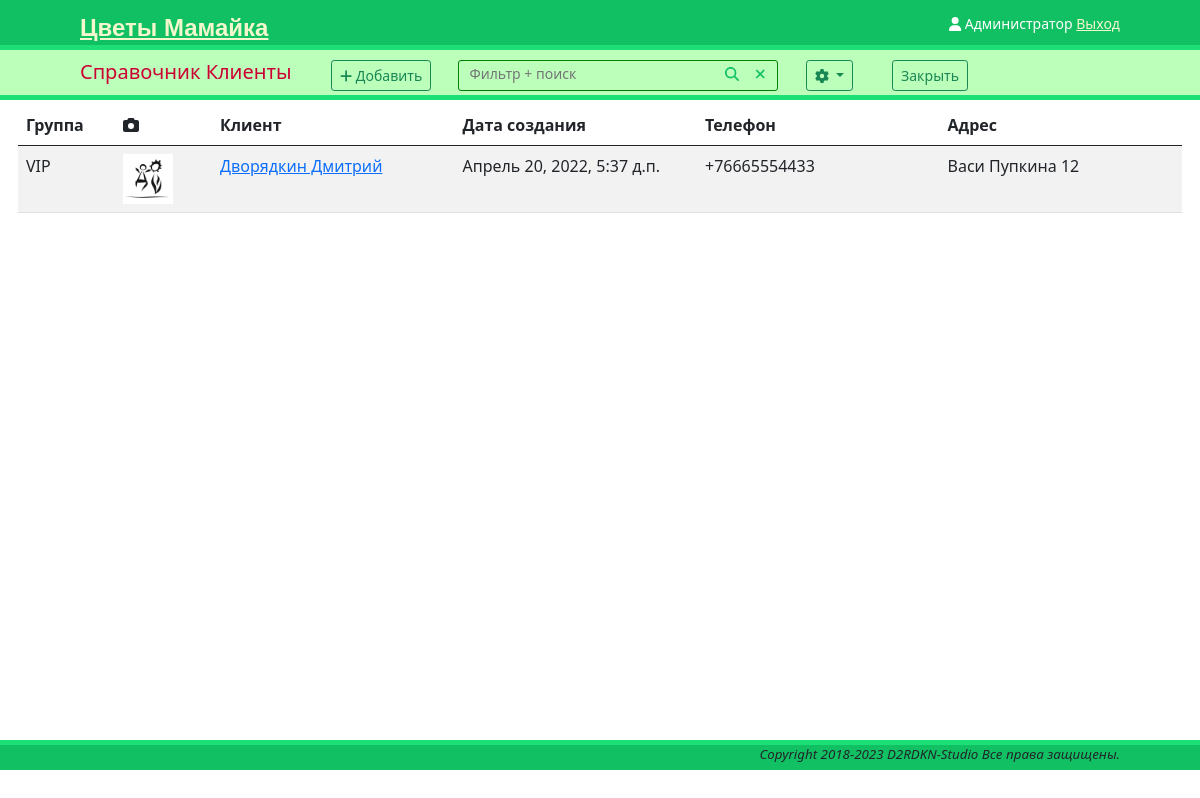
Screenshot of /references/contacts/ (signed in) with the database file from the repository.
### references/contacts/models.py (models this page shows, shortened)
class Contact(models.Model):
    MESSENGERS = [
        ('SM', 'SMS'),
        ('WA', 'WhatsApp'),
        ('VB', 'Viber'),
        ('TG', 'Telegram'),
        ('VK', 'VKontakte'),
        ('FB', 'Facebook'),
        ('WC', 'WeChat'),
        ('SC', 'Snapchat'),
        ('SK', 'Skype'),
    ]
    phone_regex = RegexValidator(regex=r"^\+?1?\d{9,15}$")
    category = models.ForeignKey(ContactGroup, on_delete=models.SET_NULL,
                                 db_index=True, null=True, verbose_name='Группа')
    first_name = models.CharField(max_length=255, verbose_name='Имя')
    last_name = models.CharField(blank=True, max_length=255, verbose_name='Фамилия')
    email = models.EmailField(blank=True, verbose_name='Почта')
    phone = models.CharField(max_length=15, verbose_name='Телефон', validators=[phone_regex],)
    phone2 = models.CharField(blank=True, max_length=15, verbose_name='Телефон2', validators=[phone_regex],)
    messenger = models.CharField(max_length=2, choices=MESSENGERS, default='SM'
                                 , verbose_name='Мессенджер')
    address = models.TextField(blank=True, verbose_name='Адрес')
    description = models.TextField(blank=True, verbose_name='Описание')
    image = models.ImageField(blank=True, upload_to='images/contacts/',
                              verbose_name='Изображение')
    createdBy = models.ForeignKey(User, related_name='author', on_delete=models.PROTECT,
                                  verbose_name='Автор')
    createdOn = models.DateTimeField(auto_now_add=True, verbose_name='Создан')
    isActive = models.BooleanField(default=True)
    def __str__(self):
        return self.last_name + ' ' + self.first_name
    class Meta:
        verbose_name = 'Клиент'
        verbose_name_plural = 'Клиенты'
    def get_absolute_url(self):
        return reverse('contact_detail', args=[self.id])

class ContactGroup(models.Model):
    title = models.CharField(max_length=64, unique=True, db_index=True,
                             verbose_name='Наименование')
    parent = models.ForeignKey('self', blank=True, null=True,
                               on_delete=models.SET_NULL,
                               verbose_name='Группа')
    description = models.TextField(blank=True, null=True,
                                   verbose_name='Описание')
    class Meta:
        verbose_name = 'Группа клиентов'
        verbose_name_plural = 'Группы клиентов'
    def __str__(self):
        return self.title

### references/contacts/views.py (the view)
# urls.py: path('', contacts_views.contacts_list, name='contacts_list'),
@login_required
def contacts_list(request, group_id=None):
    sfilter = request.GET.get('Filter')     # Проверяем параметр "Filter" из GET параметра
    if sfilter is None:
        sfilter = ""
    if group_id:
        group = get_object_or_404(ContactGroup, pk=group_id)
        groups = ContactGroup.objects.filter(parent=group)
        contacts = Contact.objects.filter(isActive=True)
        contacts = contacts.filter(
            Q(first_name__icontains=sfilter) |
            Q(last_name__icontains=sfilter) |
            Q(phone__icontains=sfilter) |
            Q(phone2__icontains=sfilter) |
            Q(address__icontains=sfilter) |
            Q(category=groups)
        )
    else:
        group = None
        groups = ContactGroup.objects.all()
        contacts = Contact.objects.filter(isActive=True)
        contacts = contacts.filter(
            Q(first_name__icontains=sfilter) |
            Q(last_name__icontains=sfilter) |
            Q(phone__icontains=sfilter) |
            Q(phone2__icontains=sfilter) |
            Q(address__icontains=sfilter)
        )
    return render(request, 'references/contacts/contacts.html',
                  {'group': group, 'groups': groups, 'contacts': contacts})

### templates/references/contacts/contacts.html (shortened to what this page needs)
{% extends "onepage.html" %}
{% load static %}
{% block subheader %}
	<span class="tools-item">
        <h5> Справочник Клиенты </h5>
    </span>
    <a href="{% url 'contacts_new' %}" class="btn btn-outline-success btn-sm"><i class="fa-solid fa-plus"></i> Добавить</a>
    <div class="tools-item inputbox">
        <form id="filterForm" method="get">
            <input id="filter" type="text" tabindex="1" value="" name="Filter" placeholder="Фильтр + поиск" autocomplete="off">
            <span class="tools-item">
                <a href="#" onclick="document.getElementById('filterForm').submit()"><i class="fa-solid fa-magnifying-glass"></i></a>
            </span>
            <span class="inline">
                <a href="#" onclick='document.getElementById("filter").value="";
                document.getElementById("filterForm").submit()'><i class="fa-solid fa-xmark"></i></a>
            </span>
        </form>
    </div>
    <div class="tools-item dropdown">
        <button class="btn btn-outline-success btn-sm dropdown-toggle" type="button" id="dropdownMenuButton"
                  data-bs-toggle="dropdown" aria-haspopup="true" aria-expanded="true">
          <i class="fa-solid fa-gear"></i>
        </button>
    </div>
    <a href="{% url 'references' %}" class="btn btn-outline-success btn-sm">Закрыть</a>
{% endblock %}
{% block main %}
    <table class="container table table-striped">
        <thead>
            <tr class="row">
                <th class="col-1" scope="col">Группа</th>
                <th class="col-1" scope="col"><i class="fa-solid fa-camera"></i></th>
                <th class="col-sm" scope="col">Клиент</th>
                <th class="col-sm" scope="col">Дата создания</th>
                <th class="col-sm" scope="col">Телефон</th>
                <th class="col-sm" scope="col">Адрес</th>
            </tr>
        </thead>
        <tbody>
            {% for el in contacts %}
                <tr class="row">
                    <td class="col-1">{{ el.category }}</td>
                    <td class="col-1">
                        <a href= "{{ el.get_absolute_url }}">
                            <img class="img-avatar" src="{% if el.image %}{{ el.image.url }}
                            {% else %}{% static '/img/no-image.png' %}{% endif %}"
                            width="50"
                            alt="[X]">
                        </a>
                    </td>
                    <td class="col-sm">
                        <a href= "{{ el.get_absolute_url }}">{{ el }}</a>
                    </td>
                    <td class="col-sm">{{ el.createdOn }}</td>
                    <td class="col-sm">{{ el.phone }}</td>
                    <td class="col-sm">{{ el.address }}</td>
                </tr>
            {% endfor %}
        </tbody>
    </table>
{% endblock %}

### templates/base.html (shortened to what this page needs)
{% load static %}
<!DOCTYPE html>
<html>
<head>
    <link type="text/css" href="{% static "/css/base.css" %}" rel="stylesheet">
    <link href="{% static 'fontawesomefree/css/all.min.css' %}" rel="stylesheet" type="text/css">
    <link href="https://cdn.jsdelivr.net/npm/bootstrap@5.0.2/dist/css/bootstrap.min.css" rel="stylesheet"
>
</head>
<body>
<header>
    <span class="logo">
        <a href="{% url 'main' %}">Цветы Мамайка</a> </span>
    <span class="user">
        {% if request.user.is_authenticated %}
            {{ request.user.first_name }}
            <a href="{% url "logout" %}">Выход</a>
        {% else %}
            <a href="{% url "login" %}">Войти</a>
        {% endif %}
    </span>
    <span class="avatar">
       <i class="fa-solid fa-user"></i>
    </span>
</header>
<article>
    {% block content %}
    {% endblock %}
</article>
<footer>
    <p>Copyright 2018-{% now "Y" %} D2RDKN-Studio Все права защищены.</p>
</footer>
</body>
</html>

### static/css/base.css (style rules this page uses)
body { margin: 0; padding: 0; }
header { padding: 10px 80px; font-size: 14px; background: #12c064; color: #fff; border-bottom: 5px solid #1cdf78; height: 50px; }
header .logo { float: left; color: #f3f7cc; font-size: 24px; font-family: "OpenSans-Semibold",sans-serif; font-weight: bold; }
header a { color: #f3f7cc; }
header .avatar { float: right; padding: 3px; }
header .user { float: right; padding-top: 3px; }
footer { text-align: right; border-top: 5px #1cdf78 solid; padding-right: 80px; background: #12c064; min-height: 30px; }
footer p { font-size: smaller; font-style: italic; }
.tools-item { display: inline-block; padding-right: 12px; }
.tools-item a { color:#12c064; }
.inputbox { border-radius: 3px; border: 1px solid GREEN; }
.tools-item input[type="text"] { border: 0px; background-color: transparent; position: relative; box-sizing: border-box; padding: 2px 50px 6px 10px; outline: 0; }
.inline { display: inline-block; }
.inline a { color: #12c064; }
.img-avatar { height: 50px; }

### rows the page displays
Contact: category "VIP", image (picture), last_name+first_name "Дворядкин Дмитрий", createdOn "Апрель 20, 2022, 5:37 д.п.", phone "+76665554433", address "Васи Пупкина 12"

### other values shown
{{ request.user.first_name }} "Администратор"
